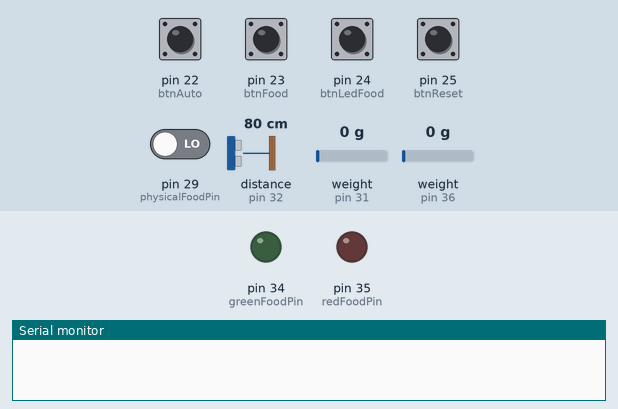
Simulated run of this sketch. Board: Arduino Mega 2560, built with avr-gcc and run on an emulated ATmega2560. Parts: output pins drawn as LEDs (lit = HIGH), the last lines printed to the serial monitor. Wiring (inferred from the names in the program): ultrasonic range finder: trigger pin 33; echo pin 32. Inputs (shaded band) come from the test bench; at power-on: pin 22 (btnAuto), pin 23 (btnFood), pin 24 (btnLedFood), pin 25 (btnReset) HIGH, pin 29 (physicalFoodPin) LOW, distance to the obstacle (sensor on pin 32) 80 cm, weight on the scale (sensors on pin 31, pin 36) 0 g. The echo pulse lasts 58.3 µs per cm; pins used as bus, display or sensor lines are not drawn.

Above: at 5.2 s.
5.3 s: pin 24 (btnLedFood) pulled LOW for 1 s
At 9.1 s:
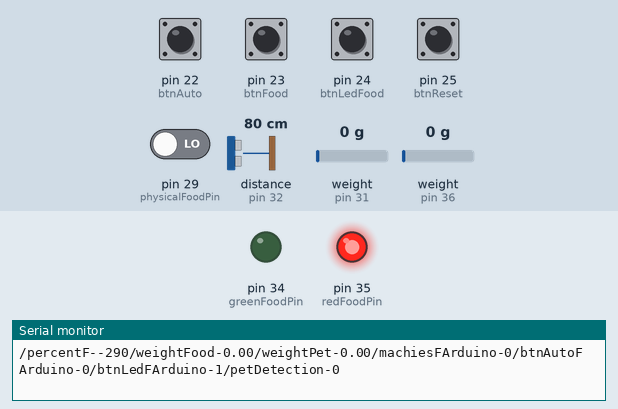
9.9 s: distance to the obstacle (sensor on pin 32) set to 22 cm
11.8 s: distance to the obstacle (sensor on pin 32) set to 17 cm
At 14.0 s:
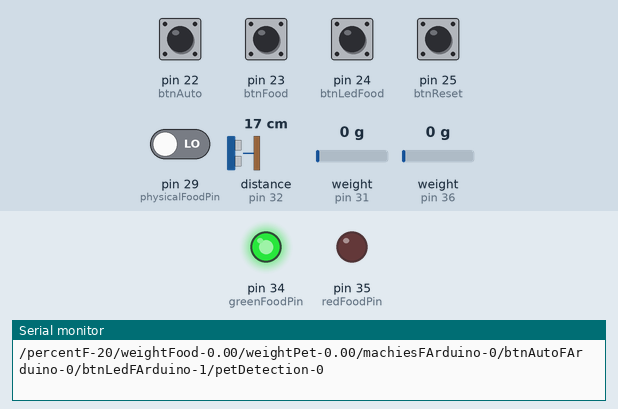
14.3 s: distance to the obstacle (sensor on pin 32) set to 35 cm
At 16.2 s:
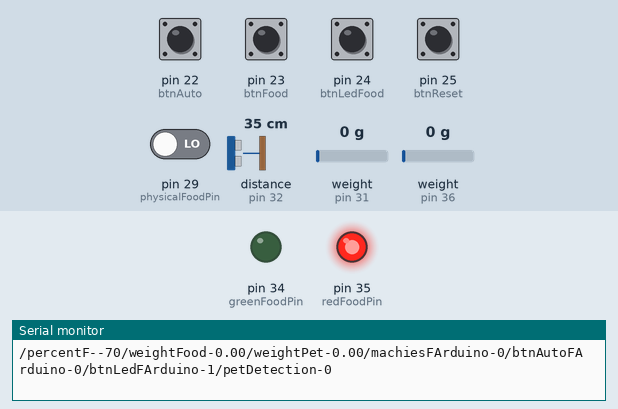
16.5 s: distance to the obstacle (sensor on pin 32) set to 2 cm
At 18.1 s:
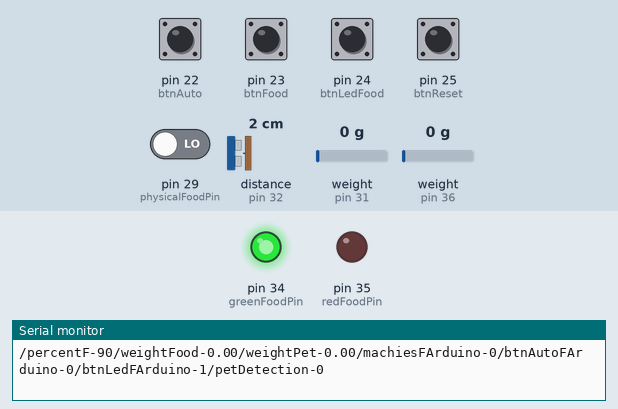
Timing chart, 0 to 19.6 s (numbered marks = the images above; inputs shaded):
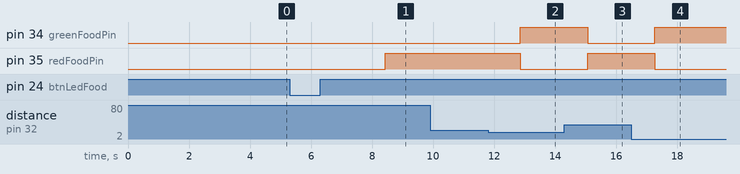

The sketch:

Food.ino
```cpp
#include "HX711.h"
HX711 scale;
HX711 scale2;

// Hệ thống cho ăn
int btnAuto = 22;
int btnFood = 23;
int btnLedFood = 24;
int btnReset = 25;
int step_Ena = 26;
int step_Dir = 27;
int step_Step = 28;
int physicalFoodPin = 29;
// HX711 circuit wiring
const int LOADCELL_SCK_PIN = 30;
const int LOADCELL_DOUT_PIN = 31;
int hc_Sr04_Echo = 32;
int hc_Sr04_Trig = 33;
int greenFoodPin = 34;
int redFoodPin = 35;
const int LOADCELL_DOUT_PIN_2 = 36;
const int LOADCELL_SCK_PIN_2 = 37;

// Khai báo giá trị và biến lưu trữ
float calibration_factor = 510.f; // giá trị này bạn lấy từ code hiệu chỉnh cho cân đồ ăn
float calibration_factor2 = 108.f; // giá trị này bạn lấy từ code hiệu chỉnh cho cân thú cưng
int tankHeight = 20; // Chiều cao bồn chứa là 19cm
float percentFood,subPercentFood;

// Trạng thái công tắc
boolean status_BtnAuto = LOW;
boolean status_BtnFood = LOW;
boolean status_BtnLedFood = LOW;
boolean status_BtnReset = LOW;
boolean checkButton = false;
boolean status_eaten = true;

// Biến lưu trữ dữ liệu để so sánh
int btnAutoFArduino,machiesFArduino,btnLedFArduino,btnResetFArduino,petDetection,feedingStatusArduino;
int greenF,redF,percelF,machiesF;
float weightFoodF,weightPetF;
float weightFood,weightFoodSub;
float weightPet,weightPetSub;
int btnLedFRasp, machiesFRasp,btnAutoFRasp,feedingStatusRasp;
void setup()
{
  Serial.begin(115200);

  // Khởi tạo cân
  scale.begin(LOADCELL_DOUT_PIN, LOADCELL_SCK_PIN);
  scale2.begin(LOADCELL_DOUT_PIN_2, LOADCELL_SCK_PIN_2);

  // Khai báo chân OUTPUT
  pinMode(step_Ena,OUTPUT); // Enable pin dùng để khởi động motor
  pinMode(step_Dir,OUTPUT); // Dir xác định chiều quay
  pinMode(step_Step,OUTPUT); // Step chân xung
  pinMode(hc_Sr04_Trig,OUTPUT);   // chân trig sẽ phát tín hiệu
  pinMode(greenFoodPin,OUTPUT);   // chân trig sẽ phát tín hiệu
  pinMode(redFoodPin,OUTPUT);   // chân trig sẽ phát tín hiệu

  // Khai báo chân INPUT
  pinMode(btnAuto,INPUT_PULLUP);
  pinMode(btnFood,INPUT_PULLUP);
  pinMode(btnLedFood,INPUT_PULLUP);
  pinMode(btnReset,INPUT_PULLUP);
  pinMode(physicalFoodPin,INPUT); // Cảm biến vật cản
  pinMode(hc_Sr04_Echo,INPUT);    // chân echo sẽ nhận tín hiệu

  //LOACELL
  scale.set_scale(calibration_factor);   // this value is obtained by calibrating the scale with known weights; see the README for details
  scale.tare(); // reset the scale to 0
  scale2.set_scale(calibration_factor2);   // this value is obtained by calibrating the scale with known weights; see the README for details
  scale2.tare(); // reset the scale to 0

  // long zero_factor = scale.read_average(); //đọc thông tin
  // Serial.print("zero_factor: ");
  // Serial.println(zero_factor);

   // Giá trị mặc định
  handleDefault();
}

void loop()
{
  //**************************************** Xử lí bấm công tắc cơ ********************************************************
  // Công tắc auto
  if(digitalRead(btnAuto) == LOW)
  {
    delay(20);
    if(digitalRead(btnAuto) == LOW)
    {
      if(status_BtnAuto == LOW)
      {
        btnAutoFArduino = !btnAutoFArduino;
        status_BtnAuto = HIGH;
        checkButton = true;
      }
    }
    status_BtnAuto = LOW;
  }
   // Công tắc mở máy cho ăn
  if(digitalRead(btnFood) == LOW)
  {
    delay(20);
    if(digitalRead(btnFood) == LOW)
    {
      if(status_BtnFood == LOW)
      {
        machiesFArduino = 1;
        checkButton = true;
      }
    }
    status_BtnFood = LOW;
  }
   // Công tắc led
  if(digitalRead(btnLedFood) == LOW)
  {
    delay(20);
    if(digitalRead(btnLedFood) == LOW)
    {
      if(status_BtnLedFood == LOW)
      {
        btnLedFArduino = !btnLedFArduino;
        checkButton = true;
      }
    }
    status_BtnLedFood = LOW;
  }
   // Công tắc reset
  if(digitalRead(btnReset) == LOW)
  {
    delay(20);
    if(digitalRead(btnReset) == LOW)
    {
      if(status_BtnReset == LOW)
      {
        handleDefault();
      }
    }
    status_BtnReset = LOW;
  }
  //**************************************** Cân lượng đồ ăn ********************************************************
  weightFoodSub = scale.get_units(5), 1;
  // xử lí chênh lệch khối lượng

  delay(100);
  weightFoodSub = scale.get_units(5), 1;

  if (abs(weightFoodSub - weightFood) > 1)
  {
    weightFood = weightFoodSub;
    if (weightFood < 1)
    {
      weightFoodSub =0;
      weightFood = weightFoodSub;
      scale.tare(); // reset the scale to 0
    }
  }

  // scale.power_down();              // put the ADC in sleep mode
  // delay(1000);
  // scale.power_up();
   //**************************************** Cân trọng lượng thú cưng ********************************************************
  weightPetSub = scale2.get_units(5), 1;
  // xử lí chênh lệch khối lượng

  delay(100);
  weightPetSub = scale2.get_units(5), 1;

  if (abs(weightPetSub - weightPet) > 10)
  {
    weightPet = weightPetSub;
    if (weightPet < 1)
    {
      weightPetSub =0;
      weightPet = weightPetSub;
      scale2.tare(); // reset the scale to 0
    }
  }

  // scale.power_down();              // put the ADC in sleep mode
  // delay(1000);
  // scale.power_up();


  //**************************************** Đo lượng đồ ăn còn lại trong bình ********************************************************
  unsigned long duration; // biến đo thời gian
  int foodHeight;// biến lưu khoảng cách

  /* Phát xung từ chân trig */
  digitalWrite(hc_Sr04_Trig,LOW);   // tắt chân trig
  delayMicroseconds(2);
  digitalWrite(hc_Sr04_Trig,HIGH);   // phát xung từ chân trig
  delayMicroseconds(5);   // xung có độ dài 5 microSeconds
  digitalWrite(hc_Sr04_Trig,LOW);   // tắt chân trig

  /* Tính toán thời gian */
  // Đo độ rộng xung HIGH ở chân echo.
  duration = pulseIn(hc_Sr04_Echo,HIGH);
  // Tính khoảng cách đến vật.
  foodHeight = int(duration/2/29.412);  // đơn vị tính là cm
  // Tính lượng đồ ăn còn lại trong bồn chứa
  percentFood = 100 - int(((foodHeight*1.0)/(tankHeight*1.0))*100);// Phần trăm đồ ăn còn lại trong bình chứa
  // Serial.println(foodHeight);
  //subPercentFood = percentFood;
  if(abs(subPercentFood - percentFood) != 5)
  {
    subPercentFood = percentFood;
  }
  // Xử lí bật đèn báo hiệu
  if(btnLedFArduino == 1)
  {
    if(percentFood < 10)
    {
      digitalWrite(redFoodPin,HIGH);
      digitalWrite(greenFoodPin,LOW);
    }
    else
    {
      digitalWrite(redFoodPin,LOW);
      digitalWrite(greenFoodPin,HIGH);
    }
  }
  else
  {
      digitalWrite(redFoodPin,LOW);
      digitalWrite(greenFoodPin,LOW);
  }
  //**************************************** Xử lí cho mèo ăn  ********************************************************
  // Kiểm tra xem ở bật mode auto hay không
  if(btnAutoFArduino == 1)
  {
    if(digitalRead(physicalFoodPin) == 1 && weightFood <= 10 && feedingStatusArduino == 1)
    {
      handleFeeding();
      machiesFArduino = 0;
      checkButton = true;
    }
  }
  else
  {
    // cho ăn và tắt sau 1 lần
    if(machiesFArduino == 1)
    {
      handleFeeding();
      machiesFArduino = 0;
      checkButton = true;

    }
  }

  //**************************************** Truyền dữ liệu sang raspberry ********************************************************
  String dataFood;
  if(greenF != digitalRead(greenFoodPin) || redF != digitalRead(redFoodPin) || checkButton || percelF != subPercentFood || weightFoodF != weightFood || weightPetF != weightPet ||
  petDetection != digitalRead(physicalFoodPin))
  {
    greenF = digitalRead(greenFoodPin);
    redF = digitalRead(redFoodPin);
    percelF = subPercentFood;
    weightFoodF = weightFood;
    weightPetF = weightPet; //"greenF-"+String(greenF)+"/redF-"+String(redF)+
    petDetection = digitalRead(physicalFoodPin);
    dataFood =  "/percentF-"+String(percelF)+"/weightFood-"+String(weightFoodF)+"/weightPet-"+String(weightPetF) +"/machiesFArduino-"+String(machiesFArduino) + "/btnAutoFArduino-"+String(btnAutoFArduino) +"/btnLedFArduino-"+ String(btnLedFArduino)+"/petDetection-"+String(petDetection);
    Serial.println(dataFood); // Truyền dữ liệu sang cho raspberry
    checkButton = false;
  }
  //**************************************** Nhận dữ liệu từ raspberry ********************************************************
  if (Serial.available()>0) //nhận được dữ liệu từ pi
  {
    String message = Serial.readStringUntil('\n');
    char *token; // biến lưu trữ từng phần tử tách ra từ chuỗi
    token = strtok(message.c_str(), "/"); // tách chuỗi theo dấu "/"
    while (token != NULL) {
      if (strstr(token, "btnLedFRasp") != NULL) { // tìm phần tử chứa chuỗi "btnLedWRasp"
        btnLedFRasp = atoi(strstr(token, "-") + 1); // lấy giá trị sau dấu "-"
      }
      if (strstr(token, "machiesFRasp") != NULL) {
        machiesFRasp = atoi(strstr(token, "-") + 1);
      }
      if (strstr(token, "autoFRasp") != NULL) {
        btnAutoFRasp = atoi(strstr(token, "-") + 1);
      }
      if (strstr(token, "feedingStatusRasp") != NULL) {
        feedingStatusRasp = atoi(strstr(token, "-") + 1);
      }
      token = strtok(NULL, "/");
    }
    if(btnLedFArduino != btnLedFRasp)
    {
      btnLedFArduino = btnLedFRasp;
    }
    if(machiesFArduino != machiesFRasp)
    {
      machiesFArduino = machiesFRasp;
    }
    if(btnAutoFArduino != btnAutoFRasp)
    {
      btnAutoFArduino = btnAutoFRasp;
    }
    if(feedingStatusArduino != feedingStatusRasp)
    {
      feedingStatusArduino = feedingStatusRasp;
    }
  }
}

void handleDefault (){
  // Giá trị mặc định
  digitalWrite(step_Ena,LOW); // Set Enable LOW - khởi động motor
  digitalWrite(greenFoodPin,LOW); // Set Enable LOW - khởi động motor
  digitalWrite(redFoodPin,LOW); // Set Enable LOW - khởi động motor
  scale.tare(); // reset the scale to 0
  scale2.tare(); // reset the scale to 0
}

void handleFeeding()
{
  digitalWrite(step_Dir,HIGH); //Chân dir dùng để xác định chiều quay (hoặc thay đổi dây của motor)
  for(int x = 0; x < 50; x++) //Quay 1 vòng
  {
    digitalWrite(step_Step,HIGH); // Cạnh lên
    delayMicroseconds(5000); //Thời gian xuất xung = tốc độ quay
    digitalWrite(step_Step,LOW); // Cạnh xuống
    delayMicroseconds(5000);
  }
}
```

Measured:
- the behaviour switches between 20 and 19 cm on distance to the obstacle (sensor on pin 32) (found by bisection; images 1 and 2)
- after the input at 5.3 s, pin 35 (redFoodPin): LOW → HIGH after 3.1 s
- after the input at 11.8 s, pin 34 (greenFoodPin): LOW → HIGH after 1.1 s; pin 35 (redFoodPin): HIGH → LOW after 1.1 s
- after the input at 14.3 s, pin 34 (greenFoodPin): HIGH → LOW after 0.76 s; pin 35 (redFoodPin): LOW → HIGH after 0.76 s
- after the input at 16.5 s, pin 34 (greenFoodPin): LOW → HIGH after 0.77 s; pin 35 (redFoodPin): HIGH → LOW after 0.77 s
